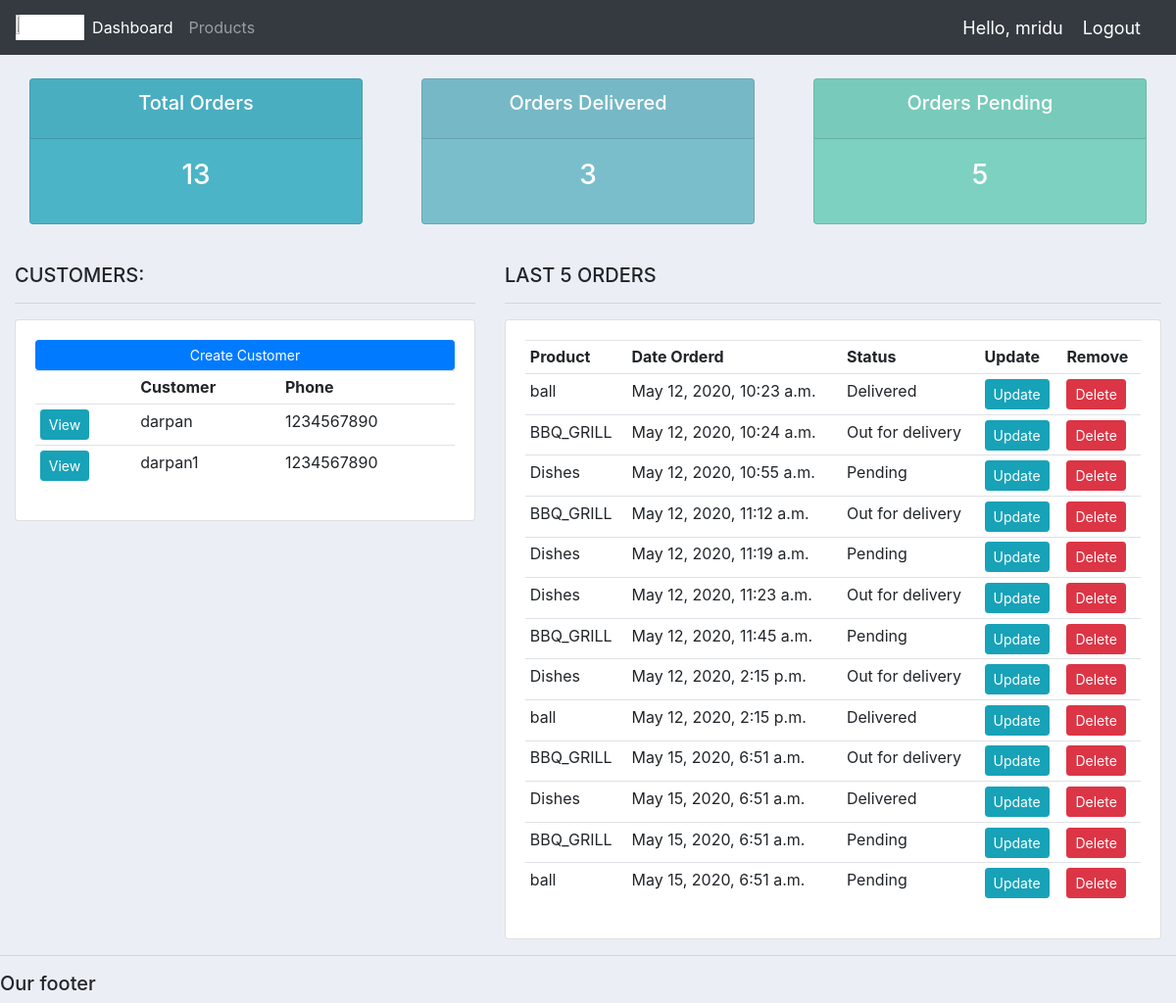
The app's page / (signed in) with its own data.
### accounts/models.py (models this page shows, shortened)
class Customer(models.Model):
	name = models.CharField(max_length=200, null=True)
	phone = models.CharField(max_length=200, null=True)
	email = models.CharField(max_length=200, null=True)
	date_created = models.DateTimeField(auto_now_add=True, null=True)

class Order(models.Model):
	STATUS = (
			('Pending', 'Pending'),
			('Out for delivery', 'Out for delivery'),
			('Delivered', 'Delivered'),
			)
	customer = models.ForeignKey(Customer, null=True, on_delete=models.SET_NULL)
	product = models.ForeignKey(Product, null=True, on_delete=models.SET_NULL)
	date_created = models.DateTimeField(auto_now_add=True, null=True)
	status = models.CharField(max_length=200, null=True, choices=STATUS)
	note = models.CharField(max_length=1000, null=True)

class Product(models.Model):
	CATEGORY = (
			('Indoor', 'Indoor'),
			('Out Door', 'Out Door'),
			)
	name = models.CharField(max_length=200, null=True)
	price = models.FloatField(null=True)
	category = models.CharField(max_length=200, null=True, choices=CATEGORY)
	description = models.CharField(max_length=200, null=True, blank = True)
	date_created = models.DateTimeField(auto_now_add=True, null=True)
	tags = models.ManyToManyField(Tag)
	def __str__ (self):
		return self.name

### accounts/decorators.py (the view)
	def wrapper_function(request, *args, **kwargs):
		group = None
		if request.user.groups.exists():
			group = request.user.groups.all()[0].name
		if group == 'customer':
			return redirect('user-page')
		if group == 'admin':
			return view_func(request, *args, **kwargs)

### accounts/views.py (called while the page is built)
@login_required(login_url='login')
@admin_only
def home(response):
	orders = Order.objects.all()
	customers = Customer.objects.all()
	total_customers= customers.count()
	total_orders= orders.count()
	delivered= orders.filter(status= 'Delivered').count()
	pending= orders.filter(status= 'Pending').count()
	context = {'orders':orders,'customers':customers,'total_customers':total_customers,'total_orders':total_orders,'delivered':delivered,'pending':pending}
	return render(response ,'accounts/dashboard.html',context)

### accounts/templates/accounts/dashboard.html
{%  extends 'accounts/main.html' %}
{% block content %}
{%  include 'accounts/status.html' %}
<br>
<div class="row">
	<div class="col-md-5">
		<h5>CUSTOMERS:</h5>
		<hr>
		<div class="card card-body">
			<a class="btn btn-primary  btn-sm btn-block" href="">Create Customer</a>
			<table class="table table-sm">
				<tr>
					<th></th>
					<th>Customer</th>
					<th>Phone</th>
				</tr>
				{% for customer in customers %}
					<tr>
						<td><a class="btn btn-sm btn-info" href="{% url 'customer' customer.id %}">View</a></td>
						<td>{{customer.name}}</td>
						<td>{{customer.phone}}</td>
					</tr>
				{% endfor %}
			</table>
		</div>
	</div>
	<div class="col-md-7">
		<h5>LAST 5 ORDERS</h5>
		<hr>
		<div class="card card-body">
			<table class="table table-sm">
				<tr>
					<th>Product</th>
					<th>Date Orderd</th>
					<th>Status</th>
					<th>Update</th>
					<th>Remove</th>
				</tr>
				{% for order in orders %}
					<tr>
						<td>{{order.product}}</td>
						<td>{{order.date_created}}</td>
						<td>{{order.status}}</td>
						<td><a class="btn btn-sm btn-info" href="{% url 'update_order' order.id %}">Update</a></td>
						<td><a class="btn btn-sm btn-danger" href="{% url 'delete_order' order.id %}">Delete</a></td>
					</tr>
				{% endfor %}
			</table>
		</div>
	</div>
</div>
{% endblock %}

### accounts/templates/accounts/navbar.html (shortened to what this page needs)
{% load static %}
<nav class="navbar navbar-expand-lg navbar-dark bg-dark">
  <img id ="logo" src="{% static 'images/inSDCSDC2.png' %} ">
  <div class="collapse navbar-collapse" id="navbarNav">
    <ul class="navbar-nav">
      {% if request.user.is_staff %}
      <li class="nav-item active">
        <a class="nav-link" href="{% url 'home' %}">Dashboard</a>
      </li>
      <li class="nav-item">
        <a class="nav-link" href="{% url 'products' %}">Products</a>
      </li>
      {% endif %}
    </ul>
  </div>
  <span class="hello-msg">Hello, {{request.user}}</span>
  <span ><a  class="hello-msg" href="{% url 'logout' %}">Logout</a></span>
</nav>

### accounts/templates/accounts/status.html
<br>
<div class="row">
	<div class="col">
		<div class="col-md">
			<div class="card text-center text-white  mb-3" id="total-orders">
			  	<div class="card-header">
			  		<h5 class="card-title">Total Orders</h5>
			  	</div>
			  	<div class="card-body">
			    	<h3 class="card-title">{{total_orders}}</h3>
			  	</div>
			</div>
		</div>
	</div>
	<div class="col">
		<div class="col-md">
			<div class="card text-center text-white  mb-3" id="orders-delivered">
			  	<div class="card-header">
			  		<h5 class="card-title">Orders Delivered</h5>
			  	</div>
			  	<div class="card-body">
			    	<h3 class="card-title">{{delivered}}</h3>
			  	</div>
			</div>
		</div>
	</div>
	<div class="col">
		<div class="col-md">
			<div class="card text-center text-white  mb-3" id="orders-pending">
			  	<div class="card-header">
			  		<h5 class="card-title">Orders Pending</h5>
			  	</div>
			  	<div class="card-body">
			    	<h3 class="card-title">{{pending}}</h3>
			  	</div>
			</div>
		</div>
	</div>
</div>

### staticfiles/css/main.css (style rules this page uses)
#logo { width: 6%; height: 2%; background-color: white; }
body { background-color: #ebeff5; }
#total-orders { background-color: #4cb4c7; }
#orders-delivered { background-color: #7abecc; }
#orders-pending { background-color: #7CD1C0; }

### accounts/templates/accounts/navbar.html (style rules this page uses)
.hello-msg { font-size: 18px; color: #fff; margin-right: 20px; }

### records on screen
Customer: name "darpan", phone "1234567890"
Customer: name "darpan1", phone "1234567890"
Order: product "ball", date_created "May 12, 2020, 10:23 a.m.", status "Delivered"
Order: product "BBQ_GRILL", date_created "May 12, 2020, 10:24 a.m.", status "Out for delivery"
Order: product "Dishes", date_created "May 12, 2020, 10:55 a.m.", status "Pending"
Order: product "BBQ_GRILL", date_created "May 12, 2020, 11:12 a.m.", status "Out for delivery"
Order: product "Dishes", date_created "May 12, 2020, 11:19 a.m.", status "Pending"
Order: product "Dishes", date_created "May 12, 2020, 11:23 a.m.", status "Out for delivery"
Order: product "BBQ_GRILL", date_created "May 12, 2020, 11:45 a.m.", status "Pending"
Order: product "Dishes", date_created "May 12, 2020, 2:15 p.m.", status "Out for delivery"
Order: product "ball", date_created "May 12, 2020, 2:15 p.m.", status "Delivered"
Order: product "BBQ_GRILL", date_created "May 15, 2020, 6:51 a.m.", status "Out for delivery"
Order: product "Dishes", date_created "May 15, 2020, 6:51 a.m.", status "Delivered"
Order: product "BBQ_GRILL", date_created "May 15, 2020, 6:51 a.m.", status "Pending"
Order: product "ball", date_created "May 15, 2020, 6:51 a.m.", status "Pending"

### other values on screen
{{ request.user }} "mridu"
{{ total_orders }} "13"
{{ delivered }} "3"
{{ pending }} "5"
